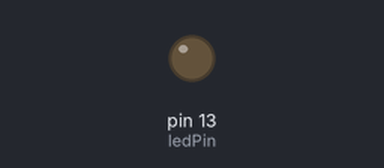
Bench run of a sketch on a simulated Arduino Uno, built with avr-gcc and run on an emulated ATmega328P. Parts: output pins drawn as LEDs (lit = HIGH).

Above: at 0.6 s.
At 2.5 s:
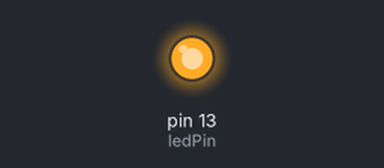
Timing chart, 0 to 6.7 s (numbered marks = the images above):
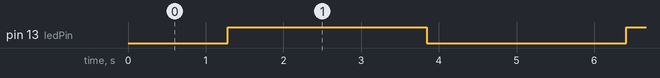

The sketch:

fadeled.ino
```cpp
int ledPin = 13;      // LED connected to digital pin 9
int val = 0;         // variable to store the read value

void setup()
{
  pinMode(ledPin, OUTPUT);   // sets the pin as output
}

void loop()
{
  int i;
  for (i = 0; i < 256; i++) {
    analogWrite(ledPin, i);  // analogRead values go from 0 to 1023, analogWrite values from 0 to 255
    delay(10);
  }
  for (i = 0; i < 256; i++) {
    analogWrite(ledPin, 255 - i);
    delay(10);
  }
}
```

Measured:
- by itself, pin 13 (ledPin): alternates HIGH for 2.6 s and LOW for 2.6 s
